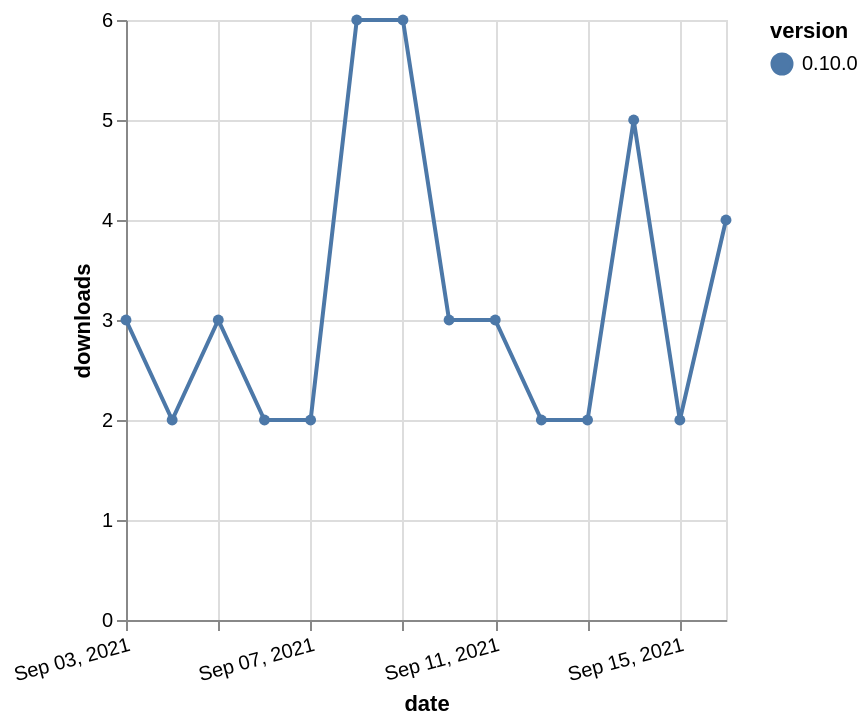

Here is the Vega-Lite specification saved for this chart:
### Vega-Lite specification from a JSON file in a GitHub repository (floating-point values rounded to 4 significant figures)
{"$schema": "https://vega.github.io/schema/vega-lite/v5.json", "description": "A simple bar chart with embedded data.", "data": {"values": [{"date": "2021-09-03", "total": 4674, "delta": 3, "version": "0.10.0"}, {"date": "2021-09-04", "total": 4676, "delta": 2, "version": "0.10.0"}, {"date": "2021-09-05", "total": 4679, "delta": 3, "version": "0.10.0"}, {"date": "2021-09-06", "total": 4681, "delta": 2, "version": "0.10.0"}, {"date": "2021-09-07", "total": 4683, "delta": 2, "version": "0.10.0"}, {"date": "2021-09-08", "total": 4689, "delta": 6, "version": "0.10.0"}, {"date": "2021-09-09", "total": 4695, "delta": 6, "version": "0.10.0"}, {"date": "2021-09-10", "total": 4698, "delta": 3, "version": "0.10.0"}, {"date": "2021-09-11", "total": 4701, "delta": 3, "version": "0.10.0"}, {"date": "2021-09-12", "total": 4703, "delta": 2, "version": "0.10.0"}, {"date": "2021-09-13", "total": 4705, "delta": 2, "version": "0.10.0"}, {"date": "2021-09-14", "total": 4710, "delta": 5, "version": "0.10.0"}, {"date": "2021-09-15", "total": 4712, "delta": 2, "version": "0.10.0"}, {"date": "2021-09-16", "total": 4716, "delta": 4, "version": "0.10.0"}]}, "width": "container", "mark": {"type": "line", "point": {"filled": true}}, "encoding": {"x": {"field": "date", "type": "temporal", "timeUnit": "yearmonthdate", "title": "date", "axis": {"labelAngle": -15}}, "y": {"field": "delta", "type": "quantitative", "title": "downloads"}, "color": {"field": "version", "type": "nominal"}, "tooltip": {"field": "delta"}}}
